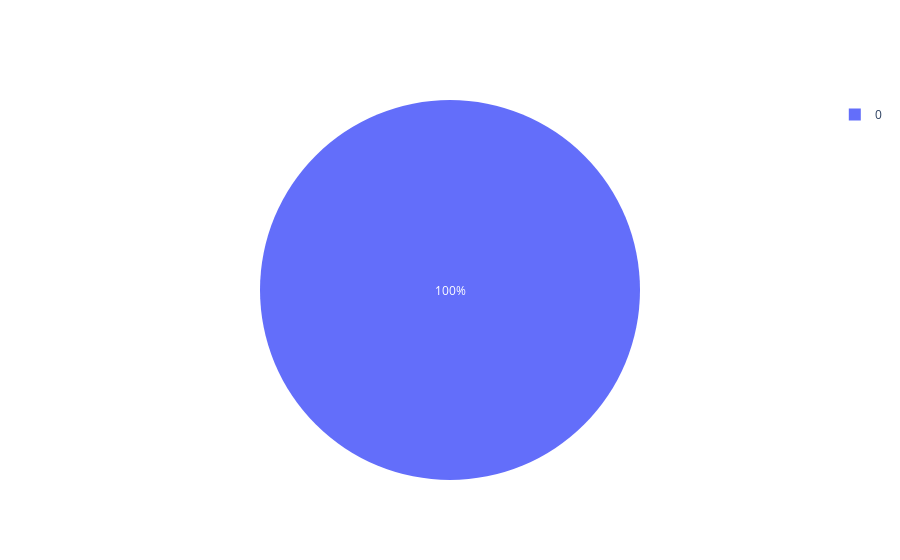

Notebook cell for this chart:
### Code cell
## int columns
price_data_type_int_group = price_data_type_int.groupby("Null_Percentage").count().reset_index()
plot_pie_chart(price_data_type_int_group,"Null_Percentage","Null_Count")
price_data_type_int

### Figure 1 — Plotly figure (JSON) as saved in the notebook; plotly's stock layout.template omitted (floating-point values rounded to 4 significant figures)
{"data": [{"labels": [0], "type": "pie", "values": [27]}], "layout": {}}
